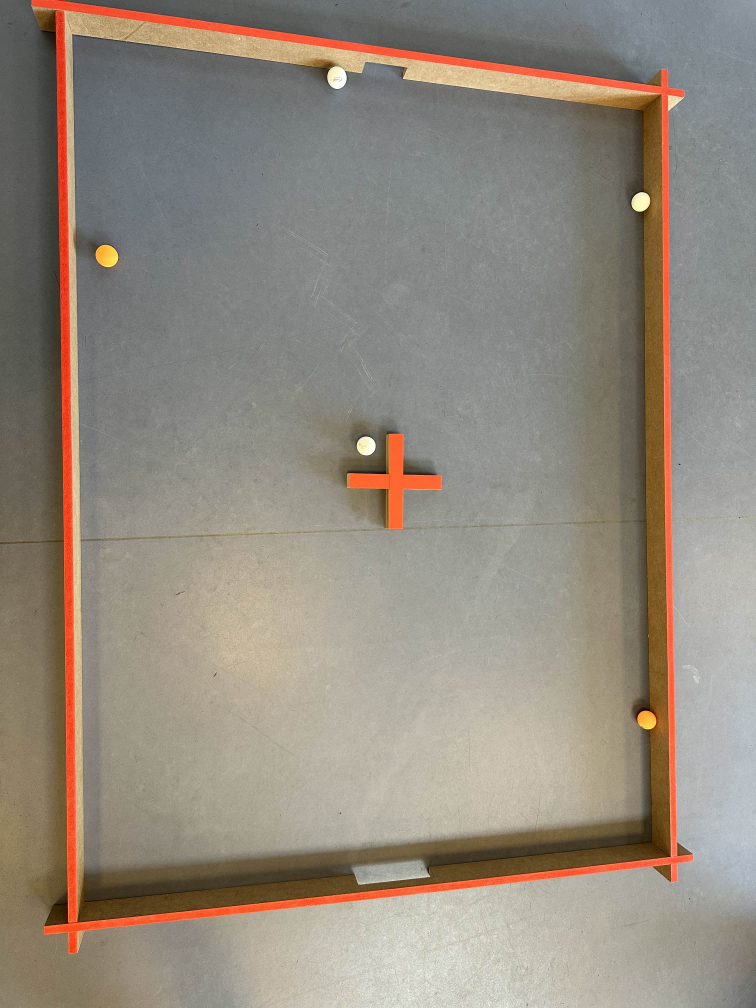
#> input picture image_recognition/test_image.jpg, 3024 x 4032 px (shown at 1/4 size)
$ python -i color_recognition.py   (imports and definitions only)
#> lines starting #> are read from the running program, lines starting #| are printed output that depends on the picture; after the words box and inside, x2 and y2 are one past the last pixel; in counts of white or black regions, pixels touching at a corner belong together
#> further down, picture is the input picture: shape (4032, 3024, 3); mean B, G, R 126, 137.9, 147.2
from math import atan2, cos, sin, sqrt, pi, degrees

import cv2
import numpy as np


def angle_between(a, b):
    angle = degrees(atan2(a[1] - b[1], b[0] - a[0]))
    if angle < 0:
        angle += 360
    return angle

def draw_axis(img, p_, q_, colour, scale):
    p = list(p_) #green
    q = list(q_) #purple

    angle = atan2(p[1] - q[1], p[0] - q[0])  # angle in radians
    hypotenuse = sqrt((p[1] - q[1]) * (p[1] - q[1]) + (p[0] - q[0]) * (p[0] - q[0]))

    # Here we lengthen the arrow by a factor of scale
    q[0] = p[0] - scale * hypotenuse * cos(angle)
    q[1] = p[1] - scale * hypotenuse * sin(angle)
    cv2.line(img, (int(p[0]), int(p[1])), (int(q[0]), int(q[1])), colour, 1, cv2.LINE_AA)

    # create the arrow hooks
    p[0] = q[0] + 9 * cos(angle + pi / 4)
    p[1] = q[1] + 9 * sin(angle + pi / 4)
    cv2.line(img, (int(p[0]), int(p[1])), (int(q[0]), int(q[1])), colour, 1, cv2.LINE_AA)

    p[0] = q[0] + 9 * cos(angle - pi / 4)
    p[1] = q[1] + 9 * sin(angle - pi / 4)
    cv2.line(img, (int(p[0]), int(p[1])), (int(q[0]), int(q[1])), colour, 1, cv2.LINE_AA)


def color_recognition(img):
    middle_purple = []
    middle_green = []

    # Convert BGR to HSV colorspace
    hsv_frame = cv2.cvtColor(img, cv2.COLOR_BGR2HSV)
#> hsv_frame: shape (4032, 3024, 3); mean H, S, V 42, 39.7, 148.9

    # Set range and mask for green color
    green_lower = np.array([45,60,60], np.uint8)
    green_upper = np.array([80,245,245], np.uint8)
    green_mask = cv2.inRange(hsv_frame, green_lower, green_upper)
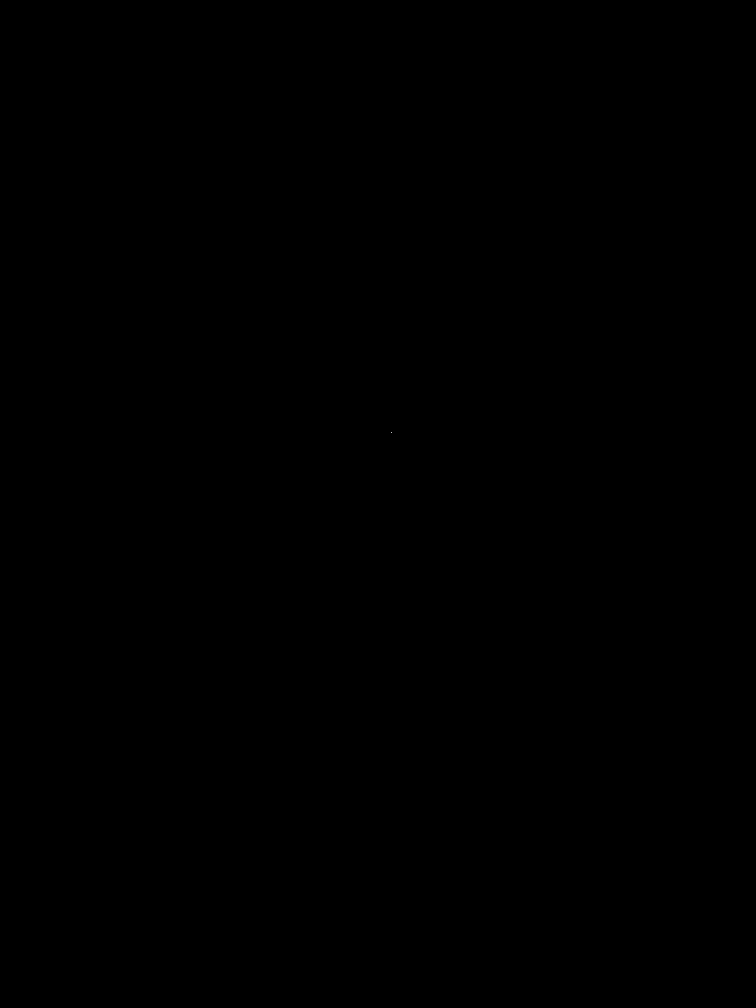
#> green_mask: shape (4032, 3024) (shown at 1/4 size); 0% white in thin lines or dots, all inside (x1, y1, x2, y2) = (1565, 1728, 1568, 1730)

    # purple color
    purple_lower = np.array([130, 50, 50], np.uint8)
    purple_upper = np.array([170, 255, 255], np.uint8)
    purple_mask = cv2.inRange(hsv_frame, purple_lower, purple_upper)
#> purple_mask: shape (4032, 3024); 0% white in thin lines or dots, all inside (x1, y1, x2, y2) = (593, 180, 1736, 1898)

    # to detect only that particular color
    kernal = np.ones((5, 5), "uint8")

    # green color
    green_mask = cv2.dilate(green_mask, kernal)
#> green_mask: shape (4032, 3024); 0% white; 1 white region, box (x1, y1, x2, y2) and area: (1563, 1726, 1570, 1732) 39
    res_green = cv2.bitwise_and(img, img, mask=green_mask)

    # purple color
    purple_mask = cv2.dilate(purple_mask, kernal)
#> purple_mask: shape (4032, 3024); 0% white; 3 white regions
    res_purple = cv2.bitwise_and(img, img, mask=purple_mask)

    # Creating contour to track green color
    contours, hierarchy = cv2.findContours(green_mask,
                                           cv2.RETR_TREE,
                                           cv2.CHAIN_APPROX_SIMPLE)
#> contours = 1 item

    for pic, contour in enumerate(contours):
        area = cv2.contourArea(contour)
        if area > 100:
            x, y, w, h = cv2.boundingRect(contour)

            # Send x + w/2 and y + h/2 to path finding program
            middle_green.append((x+w/2, y+h/2))
            img = cv2.circle(img, (int(x + w / 2), int(y + h / 2)),
                             1,
                             (0, 255, 0), 1)

            img = cv2.rectangle(img, (x, y),
                                (x + w, y + h),
                                (0, 255, 0), 2)

            cv2.putText(img, "Green Colour", (x, y),
                        cv2.FONT_HERSHEY_SIMPLEX,
                        0.7, (0, 255, 0))
#> this loop made 1 pass
#> (pic, area) on pass 1: (0, 28)
#> after the loop, middle_green = []

    # Creating contour to track purple color
    contours, hierarchy = cv2.findContours(purple_mask,
                                           cv2.RETR_TREE,
                                           cv2.CHAIN_APPROX_SIMPLE)
#> contours = 3 contours, 1 with area under 20; largest, box (x1, y1, x2, y2) and area: (1726, 1894, 1738, 1900) 50, (591, 178, 600, 184) 38
    for pic, contour in enumerate(contours):
        area = cv2.contourArea(contour)
        if area > 100:
            x, y, w, h = cv2.boundingRect(contour)

            # Send x + w/2 and y + h/2 to path finding program
            middle_purple.append((x + w / 2, y + h / 2))

            img = cv2.circle(img, (int(x + w / 2), int(y + h / 2)),
                                    1,
                                    (255, 0, 255), 1)

            img = cv2.rectangle(img, (x, y),
                                (x + w, y + h),
                                (255, 0, 255), 2)

            cv2.putText(img, "Purple Colour", (x, y),
                        cv2.FONT_HERSHEY_SIMPLEX,
                        0.7, (255, 0, 255))
#> this loop made 3 passes
#> area on passes 1, 3: 50, 38
#> after the loop, middle_purple = []

    latest_angle = 0
    latest_position = (0,0)

    distance = 0
    if len(middle_green) != 0 and len(middle_purple) != 0:
        for (x,y) in middle_green:
            for (dx,dy) in middle_purple:
                dist = sqrt(pow(x-dx, 2) + pow(y-dy, 2))
                #if dist > 100:
                #    continue
                distance = dist
                latest_angle = angle_between((x,y), (dx,dy))
                latest_position = ( (x+dx)/2, (y+dy)/2 )
                draw_axis(img, (x, y), (dx, dy), (255, 0, 0), 1)

    return img, latest_angle, latest_position, distance

>>> import cv2
>>> picture = cv2.imread('test_image.jpg')
>>> result = color_recognition(picture)
